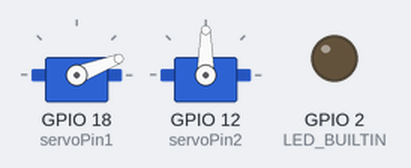
Recording of a program running on a simulated ESP32. On the bench: 2 × servo, output pins drawn as LEDs (lit = HIGH).

Above: at 2.1 s.
At 10.5 s:
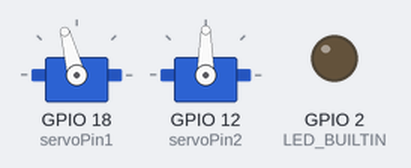
At 19.1 s:
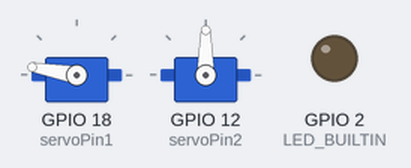
At 36.25 s:
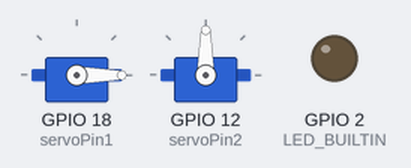
Timing chart, 0 to 40.0 s (numbered marks = the images above):
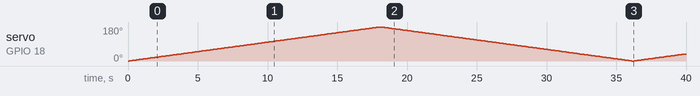

The program:

main.cpp
```cpp
#include "Arduino.h"
#include <WiFi.h>
#include <ESP32Servo.h>
#define LED_BUILTIN 2

const char* ssid = "<insert wifi name here>";
const char* password = "<insert wifi password here>";

Servo servo1, servo2;
int pos = 0;
int servoPin1 = 18;
int servoPin2 = 12;

void setup() {

  Serial.begin(115200);
  pinMode(LED_BUILTIN, OUTPUT);

  /*/
  WiFi.begin(ssid, password);
  Serial.println("Starting");
  */

  // Servo timer allocations
  ESP32PWM::allocateTimer(0);
	ESP32PWM::allocateTimer(1);
	ESP32PWM::allocateTimer(2);
	ESP32PWM::allocateTimer(3);
	servo1.setPeriodHertz(50);
	servo1.attach(servoPin1, 500, 2400);
  servo2.setPeriodHertz(50);
	servo2.attach(servoPin2, 500, 2400);

}

//bool isConnected = false;
bool isOutside = false;
int oneSweep = 0;

void loop() {

  // WiFi Section
  /*if (WiFi.status() == WL_CONNECTED && !isConnected) {
      Serial.println("Connected!");
      digitalWrite(LED_BUILTIN, HIGH);
      isConnected = true;
  }

  if (WiFi.status() != WL_CONNECTED) {
      //Serial.println(".");
      //digitalWrite(LED_BUILTIN, !digitalRead(LED_BUILTIN));
      //delay(1000);
      isConnected = false;
  }*/
  /*if (hallRead() >= 1 && !isOutside) {
      for (pos=0; pos < 180; pos++) {
          servo1.write(pos);
          servo2.write(180-pos);
          delay(10);
      }
      Serial.println("Gato is outside; gato door is unlocked.");
      isOutside = true;
  }

  if (hallRead() <= 1 && isOutside) {
      for (pos=180; pos > 0; pos--) {
          servo1.write(pos);
          servo2.write(180-pos);
          delay(10);
      }
      Serial.println("Gato is inside; gato door is locked (for now)...");
      isOutside = false;
  }*/
  // Serial.println(hallRead());


  // Simple Servo Testing
  for (pos = 0; pos <= 180; pos += 1) { // goes from 0 degrees to 180 degrees
      // in steps of 1 degree
      servo1.write(pos);    // tell servo to go to position in variable 'pos'
      delay(100);             // waits 15ms for the servo to reach the position
  }
  for (pos = 180; pos >= 0; pos -= 1) { // goes from 180 degrees to 0 degrees
      servo1.write(pos);    // tell servo to go to position in variable 'pos'
      delay(100);
  }

  // Detection of Cat
  //  will use
}
```

Measured:
- by itself, servo on GPIO 18 (servoPin1): 0° → 1° at 0.10 s, → 2° 0.10 s later, → 3° 0.10 s later, → 4° 0.10 s later, … (397 changes in this stretch)
